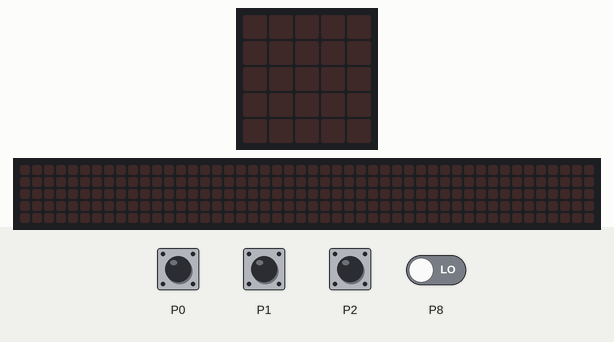
This program was run on a simulated BBC micro:bit running MicroPython. On the bench: the board's 5×5 LED display, a strip that is not on the board, showing the scrolling text unrolled. The inputs (shaded band) are chosen by the test bench; at power-on: P8 LOW. The 48×5 strip is a reading aid, not a part: it shows the text the display is scrolling, unrolled, one strip-width of it at a time.

Above: at 1.2 s.
1.3 s: touch pin P0 pressed for 0.15 s
At 1.38 s:
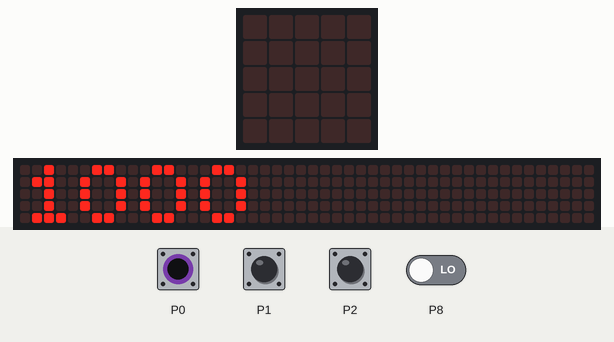
4.3 s: touch pin P1 pressed for 1 s
At 5.03 s:
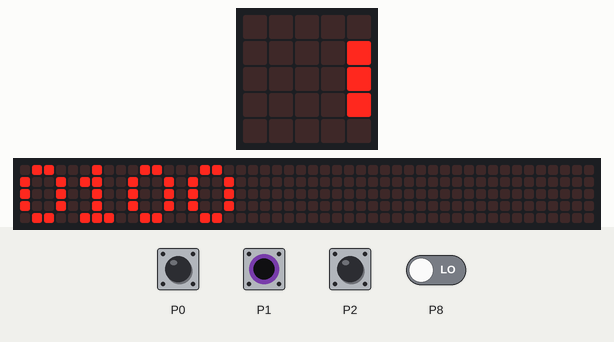
Timing chart, 0 to 7.3 s (numbered marks = the images above; inputs shaded):
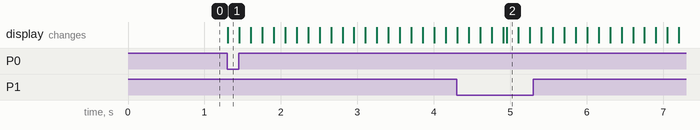

Measured:
- after the input at 1.3 s, the display: changes at once (image 1)

The program:

keyboard.py
```python
from microbit import *

while True:
    sleep(50)
    i = ""
    if pin0.is_touched():
        i += '1'
    else:
        i += '0'
    if pin1.is_touched():
        i += '1'
    else:
        i += '0'
    if pin2.is_touched():
        i += '1'
    else:
        i += '0'
    if pin8.read_digital():
        i += '1'
    else:
        i += '0'
    if i == '0000':
        continue

    display.scroll(i)
```
